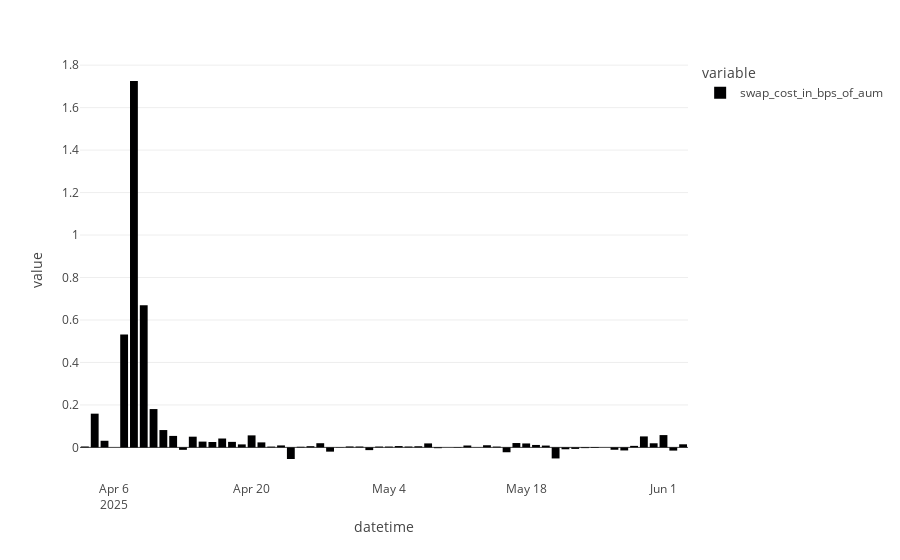

Write notebook code for a chart like this one.
### Code cell
px.bar(df2.resample("1d")["swap_cost_in_bps_of_aum"].mean())
